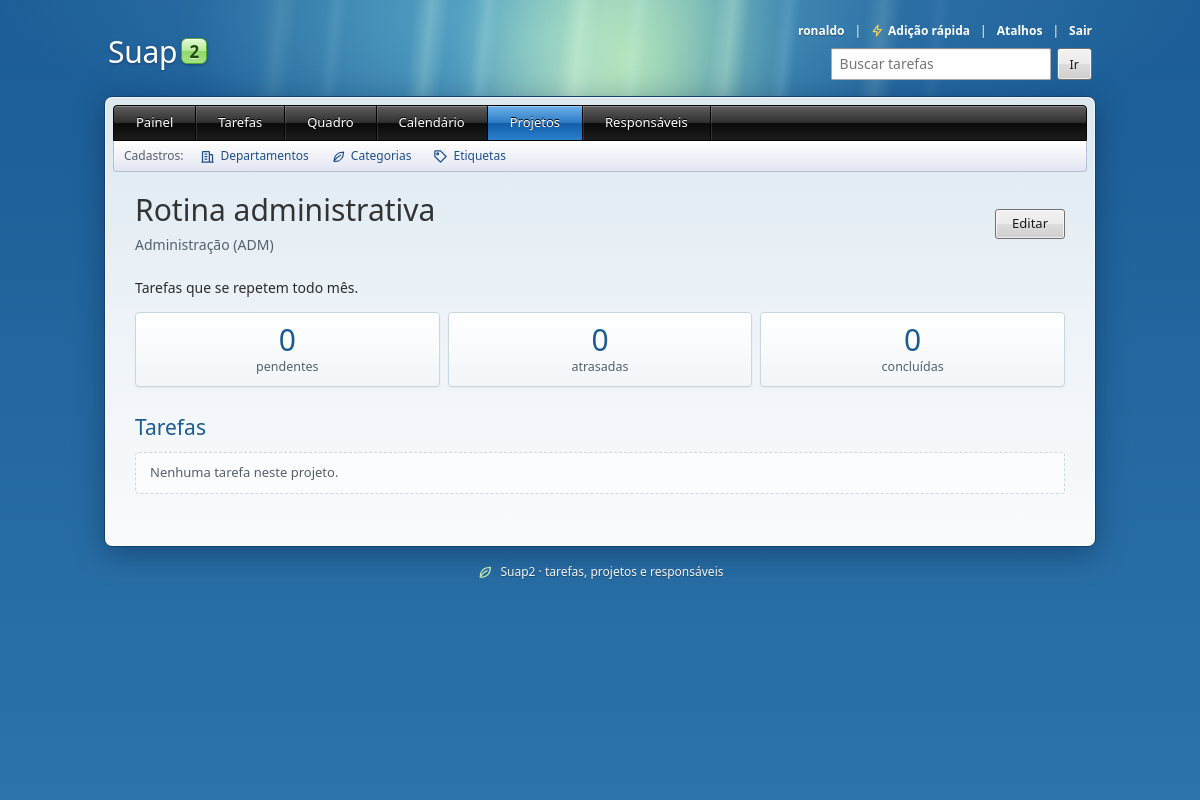
/projetos/3/ (signed in), run on an earlier commit of the app's database.
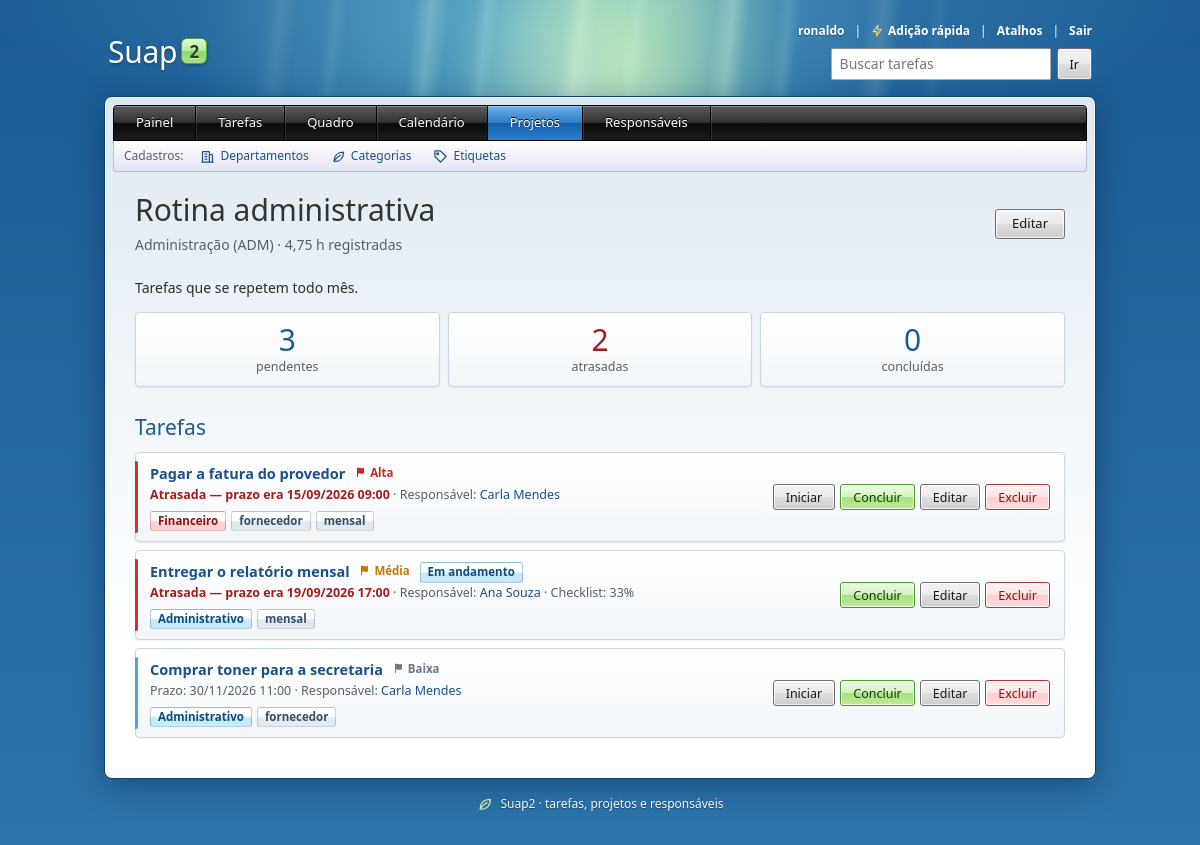
And on a later commit of the database.
### Suap2APP/models.py (models this page shows, shortened)
class Tarefa(models.Model):
    PRIORIDADES = [
        ('alta', 'Alta'),
        ('media', 'Média'),
        ('baixa', 'Baixa'),
    ]
    SITUACOES = [
        ('a_fazer', 'A fazer'),
        ('em_andamento', 'Em andamento'),
        ('concluida', 'Concluída'),
    ]
    titulo = models.CharField(max_length=100)
    criada_em = models.DateTimeField(auto_now_add=True)
    prazo = models.DateTimeField()
    prioridade = models.CharField(max_length=5, choices=PRIORIDADES, default='media')
    iniciada_em = models.DateTimeField(null=True, blank=True)
    concluida_em = models.DateTimeField(null=True, blank=True)
    lembrete_enviado_em = models.DateTimeField(null=True, blank=True, editable=False)
    pessoa_responsavel = models.ForeignKey(Responsavel, on_delete=models.PROTECT)
    projeto = models.ForeignKey(Projeto, on_delete=models.SET_NULL, null=True, blank=True, related_name='tarefas')
    categoria = models.ForeignKey(Categoria, on_delete=models.SET_NULL, null=True, blank=True, related_name='tarefas')
    etiquetas = models.ManyToManyField(Etiqueta, blank=True, related_name='tarefas')
    objects = TarefaQuerySet.as_manager()
    class Meta:
        verbose_name = 'Tarefa'
        verbose_name_plural = 'Tarefas'
        ordering = [models.F('concluida_em').asc(nulls_first=True), 'prazo']
    @property
    def situacao(self):
        if self.concluida_em:
            return 'concluida'
        return 'em_andamento' if self.iniciada_em else 'a_fazer'
    @property
    def progresso(self):
        subtarefas = list(self.subtarefas.all())
        if not subtarefas:
            return None
        return round(100 * sum(1 for s in subtarefas if s.concluida) / len(subtarefas))

class Responsavel(models.Model):
    nome = models.CharField(max_length=150)
    cpf = models.CharField(max_length=14, unique=True)
    email = models.EmailField(blank=True)
    telefone = models.CharField(max_length=20, blank=True)
    departamento = models.ForeignKey(
        Departamento, on_delete=models.SET_NULL, null=True, blank=True, related_name='responsaveis',
    )
    class Meta:
        verbose_name = 'Responsável'
        verbose_name_plural = 'Responsáveis'
        ordering = ['nome']

class Categoria(models.Model):
    CORES = [
        ('azul', 'Azul'),
        ('verde', 'Verde'),
        ('amarelo', 'Amarelo'),
        ('vermelho', 'Vermelho'),
        ('cinza', 'Cinza'),
    ]
    nome = models.CharField(max_length=60, unique=True)
    cor = models.CharField(max_length=10, choices=CORES, default='cinza')
    class Meta:
        verbose_name = 'Categoria'
        verbose_name_plural = 'Categorias'
        ordering = ['nome']

class Etiqueta(models.Model):
    nome = models.CharField(max_length=40, unique=True)
    class Meta:
        verbose_name = 'Etiqueta'
        verbose_name_plural = 'Etiquetas'
        ordering = ['nome']

class Subtarefa(models.Model):
    tarefa = models.ForeignKey(Tarefa, on_delete=models.CASCADE, related_name='subtarefas')
    descricao = models.CharField(max_length=150)
    concluida = models.BooleanField(default=False)
    ordem = models.PositiveIntegerField(default=0)
    class Meta:
        verbose_name = 'Subtarefa'
        verbose_name_plural = 'Subtarefas'
        ordering = ['ordem', 'pk']

### Suap2APP/views.py (the view)
# urls.py: path('projetos/<int:pk>/', views.ProjetoDetailView.as_view(), name='projeto_detail'),
class ProjetoDetailView(LeituraMixin, DetailView):
    model = Projeto
    def get_queryset(self):
        return Projeto.objects.select_related('departamento')
    def get_context_data(self, **kwargs):
        context = super().get_context_data(**kwargs)
        agora = timezone.now()
        tarefas = self.object.tarefas.com_relacionados()
        context.update(contar_por_situacao(tarefas, agora))
        context['horas'] = RegistroTempo.objects.filter(
            tarefa__projeto=self.object,
        ).aggregate(total=Sum('horas'))['total']
        context['tarefas'] = tarefas
        context['now'] = agora
        return context

### Suap2APP/context_processors.py (called while the page is built)
def acesso(request):
    return {
        'visitante': e_visitante(request),
        'pode_editar': request.user.is_authenticated,
    }

### Suap2APP/models.py (called while the page is built)
    def __str__(self):
        return f'{self.nome} ({self.sigla})' if self.sigla else self.nome

    @property
    def encerrado(self):
        return self.fim is not None and self.fim < timezone.localdate()

    def com_relacionados(self):
        return self.select_related('pessoa_responsavel', 'projeto', 'categoria').prefetch_related(
            'etiquetas', 'subtarefas',
        )

### Suap2APP/views.py (called while the page is built)
def e_visitante(request):
    return not request.user.is_authenticated and request.session.get(SESSAO_VISITANTE, False)

def contar_por_situacao(tarefas, agora):
    pendente = Q(concluida_em__isnull=True)
    return tarefas.aggregate(
        pendentes=Count('pk', filter=pendente),
        em_andamento=Count('pk', filter=pendente & Q(iniciada_em__isnull=False)),
        atrasadas=Count('pk', filter=pendente & Q(prazo__lt=agora)),
        concluidas=Count('pk', filter=Q(concluida_em__isnull=False)),
    )

### Suap2APP/templates/Suap2APP/projeto_detail.html (shortened to what this page needs)
{% extends 'Suap2APP/base.html' %}
{% block content %}
    <div class="cabecalho">
        <div>
            <h1>{{ projeto.nome }}</h1>
            <div class="item-detalhe">
                {% if projeto.departamento %}{{ projeto.departamento }}{% else %}Sem departamento{% endif %}
                {% if horas %} · {{ horas|floatformat:"-2" }} h registradas{% endif %}
            </div>
        </div>
        {% if pode_editar %}
        <a class="btn btn-secondary" href="{% url 'projeto_update' projeto.pk %}">Editar</a>
        {% endif %}
    </div>
    {% if projeto.descricao %}
        <p>{{ projeto.descricao|linebreaksbr }}</p>
    {% endif %}
    <div class="contadores">
        <a class="contador" href="{% url 'tarefa_list' %}?projeto={{ projeto.pk }}&amp;status=pendentes">
            <strong>{{ pendentes }}</strong> pendente{{ pendentes|pluralize }}
        </a>
        <a class="contador{% if atrasadas %} contador-alerta{% endif %}" href="{% url 'tarefa_list' %}?projeto={{ projeto.pk }}&amp;status=atrasadas">
            <strong>{{ atrasadas }}</strong> atrasada{{ atrasadas|pluralize }}
        </a>
        <a class="contador" href="{% url 'tarefa_list' %}?projeto={{ projeto.pk }}&amp;status=concluidas">
            <strong>{{ concluidas }}</strong> concluída{{ concluidas|pluralize }}
        </a>
    </div>
    <h2>Tarefas</h2>
    {% if tarefas %}
        <div class="lista">
            {% for tarefa in tarefas %}
                {% include 'Suap2APP/_tarefa_item.html' with mostrar_responsavel=True esconder_projeto=True %}
            {% endfor %}
        </div>
    {% else %}
        <p class="vazio">Nenhuma tarefa neste projeto.</p>
    {% endif %}
{% endblock %}

### Suap2APP/templates/Suap2APP/_tarefa_item.html (shortened to what this page needs)
{% with situacao=tarefa.situacao %}
<div class="item item-tarefa{% if tarefa.concluida_em %} item-concluida{% elif tarefa.prazo < now %} item-atrasada{% endif %}">
    <div class="item-info">
        <div class="item-titulo{% if tarefa.concluida_em %} concluida{% endif %}">
            <a href="{% url 'tarefa_detail' tarefa.pk %}">{{ tarefa.titulo }}</a>
            {% if not tarefa.concluida_em %}{% include 'Suap2APP/_prioridade.html' %}{% endif %}
            {% if situacao == 'em_andamento' %}<span class="badge cor-azul">Em andamento</span>{% endif %}
        </div>
        <div class="item-detalhe">
            {% if tarefa.concluida_em %}
                Concluída em {{ tarefa.concluida_em|date:"d/m/Y H:i" }}
            {% elif tarefa.prazo < now %}
                <span class="atrasada">Atrasada — prazo era {{ tarefa.prazo|date:"d/m/Y H:i" }}</span>
            {% else %}
                Prazo: {{ tarefa.prazo|date:"d/m/Y H:i" }}
            {% endif %}
            {% if mostrar_responsavel %}
                · Responsável:
                <a href="{% url 'responsavel_detail' tarefa.pessoa_responsavel.pk %}">{{ tarefa.pessoa_responsavel.nome }}</a>
            {% endif %}
            {% if tarefa.subtarefas.all %}
                · Checklist: {{ tarefa.progresso }}%
            {% endif %}
        </div>
        {% if tarefa.categoria or tarefa.etiquetas.all %}
            <div class="marcadores">
                {% if tarefa.categoria %}
                    <a class="badge cor-{{ tarefa.categoria.cor }}" href="{% url 'tarefa_list' %}?categoria={{ tarefa.categoria.pk }}">{{ tarefa.categoria.nome }}</a>
                {% endif %}
                {% for etiqueta in tarefa.etiquetas.all %}
                    <a class="badge badge-etiqueta" href="{% url 'tarefa_list' %}?etiqueta={{ etiqueta.pk }}">{{ etiqueta.nome }}</a>
                {% endfor %}
            </div>
        {% endif %}
    </div>
    {% if pode_editar %}
        <div class="acoes">
            {% if situacao == 'a_fazer' %}
                <form method="post" action="{% url 'tarefa_mover' tarefa.pk %}">
                    <button type="submit" class="btn btn-small" title="Marcar como em andamento">Iniciar</button>
                </form>
            {% endif %}
            <form method="post" action="{% url 'tarefa_toggle' tarefa.pk %}">
                <button type="submit" class="btn {% if tarefa.concluida_em %}btn-secondary{% else %}btn-success{% endif %} btn-small">
                    {% if tarefa.concluida_em %}Reabrir{% else %}Concluir{% endif %}
                </button>
            </form>
            <a class="btn btn-secondary btn-small" href="{% url 'tarefa_update' tarefa.pk %}">Editar</a>
            <a class="btn btn-danger btn-small" href="{% url 'tarefa_delete' tarefa.pk %}">Excluir</a>
        </div>
    {% endif %}
</div>
{% endwith %}

### Suap2APP/templates/Suap2APP/_prioridade.html
<span class="prioridade prioridade-texto-{{ tarefa.prioridade }}" title="Prioridade {{ tarefa.get_prioridade_display|lower }}"><svg aria-hidden="true"><use href="#i-bandeira"></use></svg>{{ tarefa.get_prioridade_display }}</span>

What changed in the data, as far as the page shows it:
now on this page (row edited): Tarefa: titulo "Pagar a fatura do provedor", prioridade "Alta", prazo "15/09/2026 09:00", pessoa_responsavel.nome "Carla Mendes", categoria.nome "Financeiro", shows "Concluir"
now on this page (row unchanged): Etiqueta: nome "fornecedor"
now on this page (row unchanged): Etiqueta: nome "mensal"
now on this page (row edited): Tarefa: titulo "Entregar o relatório mensal", prioridade "Média", shows "Em andamento", prazo "19/09/2026 17:00", pessoa_responsavel.nome "Ana Souza", progresso "33", categoria.nome "Administrativo", shows "Concluir"
added Tarefa: titulo "Comprar toner para a secretaria", prioridade "Baixa", prazo "30/11/2026 11:00", pessoa_responsavel.nome "Carla Mendes", categoria.nome "Administrativo", shows "Concluir"
Also different on the page:
{{ horas|floatformat:"-2" }}: (not shown) → "4,75"
{{ pendentes }}: "0" → "3"
{{ atrasadas }}: "0" → "2"
text no longer shown: "Nenhuma tarefa neste projeto."
text now shown: "· h registradas"
